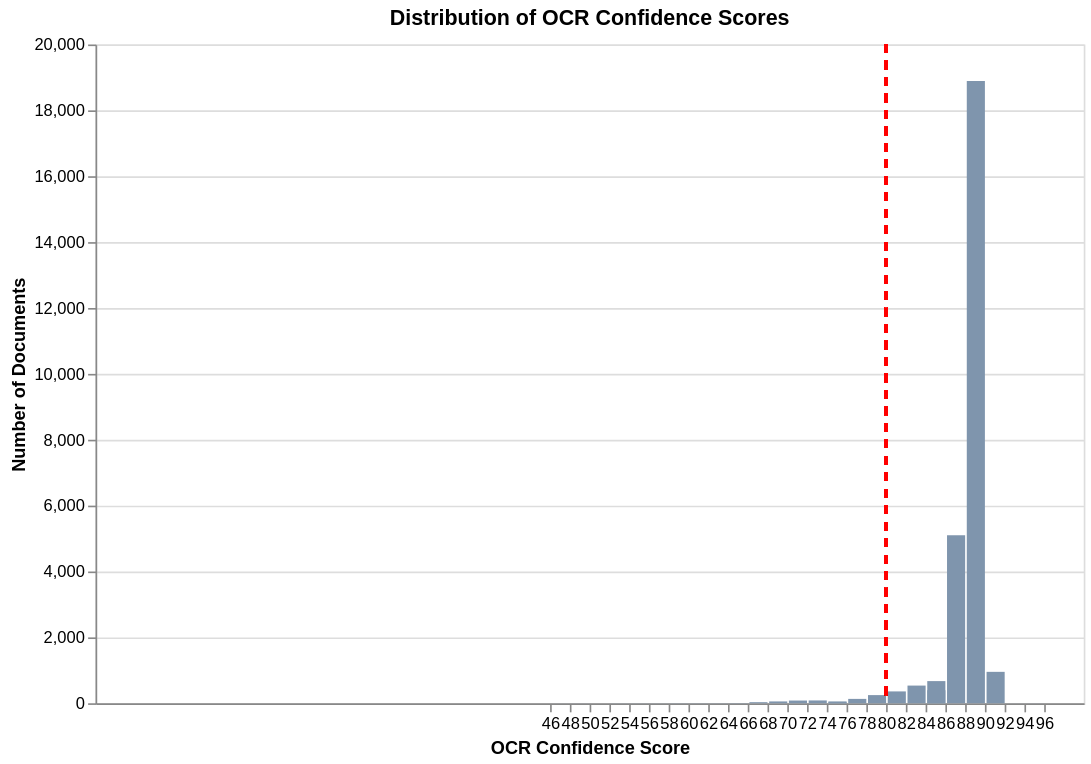

Source (notebook cell):
### Code cell
ocr_histogram = alt.Chart(df).mark_bar().encode(
    x=alt.X('OCR_Confidence:Q', 
            bin=alt.Bin(maxbins=30),
            title='OCR Confidence Score'),
    y=alt.Y('count():Q', 
            title='Number of Documents'),
    color=alt.value("#7f95ad"),
    tooltip=[
        alt.Tooltip('OCR_Confidence:Q', bin=True, title='OCR Confidence Range'),
        alt.Tooltip('count():Q', title='Document Count')
    ]
).properties(
    width=600,
    height=400,
    title='Distribution of OCR Confidence Scores'
)

vertical_line = alt.Chart(df).mark_rule(
    color='red',
    strokeWidth=2,
    strokeDash=[5, 5]
).encode(
    x=alt.X('OCR_Confidence:Q', scale=alt.Scale(domain=[0, 100]))
).transform_calculate(
    OCR_Confidence='80'
)


ocr_histogram_with_line = ocr_histogram + vertical_line
ocr_histogram_with_line

### Figure 1 — Vega specification as saved in the notebook (floating-point values rounded to 4 significant figures; data arrays with more than 128 entries replaced by an {"elided": "..."} marker saying what was removed)
{"$schema": "https://vega.github.io/schema/vega/v5.json", "data": [{"name": "source_0"}, {"name": "data_0", "values": [{"__count": 5097, "bin_maxbins_10_OCR_Confidence": 85.0, "bin_maxbins_10_OCR_Confidence_end": 90.0, "bin_maxbins_30_OCR_Confidence": 86.0, "bin_maxbins_30_OCR_Confidence_end": 88.0}, {"__count": 18890, "bin_maxbins_10_OCR_Confidence": 85.0, "bin_maxbins_10_OCR_Confidence_end": 90.0, "bin_maxbins_30_OCR_Confidence": 88.0, "bin_maxbins_30_OCR_Confidence_end": 90.0}, {"__count": 954, "bin_maxbins_10_OCR_Confidence": 90.0, "bin_maxbins_10_OCR_Confidence_end": 95.0, "bin_maxbins_30_OCR_Confidence": 90.0, "bin_maxbins_30_OCR_Confidence_end": 92.0}, {"__count": 360, "bin_maxbins_10_OCR_Confidence": 80.0, "bin_maxbins_10_OCR_Confidence_end": 85.0, "bin_maxbins_30_OCR_Confidence": 80.0, "bin_maxbins_30_OCR_Confidence_end": 82.0}, {"__count": 396, "bin_maxbins_10_OCR_Confidence": 80.0, "bin_maxbins_10_OCR_Confidence_end": 85.0, "bin_maxbins_30_OCR_Confidence": 84.0, "bin_maxbins_30_OCR_Confidence_end": 86.0}, {"__count": 673, "bin_maxbins_10_OCR_Confidence": 85.0, "bin_maxbins_10_OCR_Confidence_end": 90.0, "bin_maxbins_30_OCR_Confidence": 84.0, "bin_maxbins_30_OCR_Confidence_end": 86.0}, {"__count": 537, "bin_maxbins_10_OCR_Confidence": 80.0, "bin_maxbins_10_OCR_Confidence_end": 85.0, "bin_maxbins_30_OCR_Confidence": 82.0, "bin_maxbins_30_OCR_Confidence_end": 84.0}, {"__count": 248, "bin_maxbins_10_OCR_Confidence": 75.0, "bin_maxbins_10_OCR_Confidence_end": 80.0, "bin_maxbins_30_OCR_Confidence": 78.0, "bin_maxbins_30_OCR_Confidence_end": 80.0}, {"__count": 133, "bin_maxbins_10_OCR_Confidence": 75.0, "bin_maxbins_10_OCR_Confidence_end": 80.0, "bin_maxbins_30_OCR_Confidence": 76.0, "bin_maxbins_30_OCR_Confidence_end": 78.0}, {"__count": 53, "bin_maxbins_10_OCR_Confidence": 75.0, "bin_maxbins_10_OCR_Confidence_end": 80.0, "bin_maxbins_30_OCR_Confidence": 74.0, "bin_maxbins_30_OCR_Confidence_end": 76.0}, {"__count": 86, "bin_maxbins_10_OCR_Confidence": 70.0, "bin_maxbins_10_OCR_Confidence_end": 75.0, "bin_maxbins_30_OCR_Confidence": 72.0, "bin_maxbins_30_OCR_Confidence_end": 74.0}, {"__count": 83, "bin_maxbins_10_OCR_Confidence": 70.0, "bin_maxbins_10_OCR_Confidence_end": 75.0, "bin_maxbins_30_OCR_Confidence": 70.0, "bin_maxbins_30_OCR_Confidence_end": 72.0}, {"__count": 56, "bin_maxbins_10_OCR_Confidence": 65.0, "bin_maxbins_10_OCR_Confidence_end": 70.0, "bin_maxbins_30_OCR_Confidence": 68.0, "bin_maxbins_30_OCR_Confidence_end": 70.0}, {"__count": 45, "bin_maxbins_10_OCR_Confidence": 70.0, "bin_maxbins_10_OCR_Confidence_end": 75.0, "bin_maxbins_30_OCR_Confidence": 74.0, "bin_maxbins_30_OCR_Confidence_end": 76.0}, {"__count": 3, "bin_maxbins_10_OCR_Confidence": 55.0, "bin_maxbins_10_OCR_Confidence_end": 60.0, "bin_maxbins_30_OCR_Confidence": 56.0, "bin_maxbins_30_OCR_Confidence_end": 58.0}, {"__count": 33, "bin_maxbins_10_OCR_Confidence": 65.0, "bin_maxbins_10_OCR_Confidence_end": 70.0, "bin_maxbins_30_OCR_Confidence": 66.0, "bin_maxbins_30_OCR_Confidence_end": 68.0}, {"__count": 1, "bin_maxbins_10_OCR_Confidence": 90.0, "bin_maxbins_10_OCR_Confidence_end": 95.0, "bin_maxbins_30_OCR_Confidence": 92.0, "bin_maxbins_30_OCR_Confidence_end": 94.0}, {"__count": 5, "bin_maxbins_10_OCR_Confidence": 60.0, "bin_maxbins_10_OCR_Confidence_end": 65.0, "bin_maxbins_30_OCR_Confidence": 62.0, "bin_maxbins_30_OCR_Confidence_end": 64.0}, {"__count": 7, "bin_maxbins_10_OCR_Confidence": 65.0, "bin_maxbins_10_OCR_Confidence_end": 70.0, "bin_maxbins_30_OCR_Confidence": 64.0, "bin_maxbins_30_OCR_Confidence_end": 66.0}, {"__count": 1, "bin_maxbins_10_OCR_Confidence": 60.0, "bin_maxbins_10_OCR_Confidence_end": 65.0, "bin_maxbins_30_OCR_Confidence": 64.0, "bin_maxbins_30_OCR_Confidence_end": 66.0}, {"__count": 5, "bin_maxbins_10_OCR_Confidence": 55.0, "bin_maxbins_10_OCR_Confidence_end": 60.0, "bin_maxbins_30_OCR_Confidence": 58.0, "bin_maxbins_30_OCR_Confidence_end": 60.0}, {"__count": 5, "bin_maxbins_10_OCR_Confidence": 60.0, "bin_maxbins_10_OCR_Confidence_end": 65.0, "bin_maxbins_30_OCR_Confidence": 60.0, "bin_maxbins_30_OCR_Confidence_end": 62.0}, {"__count": 2, "bin_maxbins_10_OCR_Confidence": 90.0, "bin_maxbins_10_OCR_Confidence_end": 95.0, "bin_maxbins_30_OCR_Confidence": 94.0, "bin_maxbins_30_OCR_Confidence_end": 96.0}, {"__count": 2, "bin_maxbins_10_OCR_Confidence": 45.0, "bin_maxbins_10_OCR_Confidence_end": 50.0, "bin_maxbins_30_OCR_Confidence": 48.0, "bin_maxbins_30_OCR_Confidence_end": 50.0}, {"__count": 3, "bin_maxbins_10_OCR_Confidence": 55.0, "bin_maxbins_10_OCR_Confidence_end": 60.0, "bin_maxbins_30_OCR_Confidence": 54.0, "bin_maxbins_30_OCR_Confidence_end": 56.0}, {"__count": 1, "bin_maxbins_10_OCR_Confidence": 45.0, "bin_maxbins_10_OCR_Confidence_end": 50.0, "bin_maxbins_30_OCR_Confidence": 46.0, "bin_maxbins_30_OCR_Confidence_end": 48.0}, {"__count": 3, "bin_maxbins_10_OCR_Confidence": 50.0, "bin_maxbins_10_OCR_Confidence_end": 55.0, "bin_maxbins_30_OCR_Confidence": 52.0, "bin_maxbins_30_OCR_Confidence_end": 54.0}]}, {"name": "data_1", "values": {"elided": "27682 records"}}, {"name": "data_0_y_domain___count", "values": [{"min": 1, "max": 18890}]}], "signals": [{"name": "layer_0_bin_maxbins_30_OCR_Confidence_bins", "value": {"fields": ["OCR_Confidence"], "fname": "bin_OCR_Confidence", "start": 46.0, "step": 2.0, "stop": 96.0}}], "marks": [{"type": "rect", "name": "layer_0_marks", "from": {"data": "data_0"}, "encode": {"update": {"y2": {"value": 0, "scale": "y"}, "y": {"field": "__count", "scale": "y"}, "x2": {"field": "bin_maxbins_30_OCR_Confidence", "scale": "x", "offset": {"signal": "0.5 + (abs(scale(\"x\", datum[\"bin_maxbins_30_OCR_Confidence_end\"]) - scale(\"x\", datum[\"bin_maxbins_30_OCR_Confidence\"])) < 0.25 ? -0.5 * (0.25 - (abs(scale(\"x\", datum[\"bin_maxbins_30_OCR_Confidence_end\"]) - scale(\"x\", datum[\"bin_maxbins_30_OCR_Confidence\"])))) : 0.5)"}}, "fill": {"value": "#7f95ad"}, "tooltip": {"signal": "{\"OCR Confidence Range\": !isValid(datum[\"bin_maxbins_10_OCR_Confidence\"]) || !isFinite(+datum[\"bin_maxbins_10_OCR_Confidence\"]) ? \"null\" : format(datum[\"bin_maxbins_10_OCR_Confidence\"], \"\") + \" – \" + format(datum[\"bin_maxbins_10_OCR_Confidence_end\"], \"\"), \"Document Count\": format(datum[\"__count\"], \"\")}"}, "x": {"field": "bin_maxbins_30_OCR_Confidence_end", "scale": "x", "offset": {"signal": "0.5 + (abs(scale(\"x\", datum[\"bin_maxbins_30_OCR_Confidence_end\"]) - scale(\"x\", datum[\"bin_maxbins_30_OCR_Confidence\"])) < 0.25 ? 0.5 * (0.25 - (abs(scale(\"x\", datum[\"bin_maxbins_30_OCR_Confidence_end\"]) - scale(\"x\", datum[\"bin_maxbins_30_OCR_Confidence\"])))) : -0.5)"}}}}, "style": ["bar"]}, {"type": "rule", "name": "layer_1_marks", "from": {"data": "data_1"}, "encode": {"update": {"stroke": {"value": "red"}, "strokeDash": {"value": [5, 5]}, "x": {"field": "OCR_Confidence", "scale": "x"}, "y": {"value": 0}, "strokeWidth": {"value": 2}, "y2": {"field": {"signal": null, "datum": null, "group": "height", "parent": null}}}}, "style": ["rule"]}], "scales": [{"name": "x", "type": "linear", "domain": [0, 100], "range": [0, {"signal": "width"}], "bins": {"signal": "layer_0_bin_maxbins_30_OCR_Confidence_bins"}, "zero": false}, {"name": "y", "type": "linear", "domain": [{"signal": "(data(\"data_0_y_domain___count\")[0] || {}).min"}, {"signal": "(data(\"data_0_y_domain___count\")[0] || {}).max"}], "range": [{"signal": "height"}, 0], "nice": true, "zero": true}], "axes": [{"scale": "y", "orient": "left", "gridScale": "x", "ticks": false, "grid": true, "domain": false, "labels": false, "zindex": 0, "tickCount": {"signal": "ceil(height/40)"}, "maxExtent": 0, "minExtent": 0, "aria": false}, {"scale": "x", "title": "OCR Confidence Score", "orient": "bottom", "labelFlush": true, "zindex": 0, "labelOverlap": true, "tickCount": {"signal": "ceil(width/10)"}, "grid": false}, {"scale": "y", "tickCount": {"signal": "ceil(height/40)"}, "orient": "left", "zindex": 0, "title": "Number of Documents", "labelOverlap": true, "grid": false}], "title": {"text": "Distribution of OCR Confidence Scores", "frame": "group"}, "background": "white", "padding": 5, "height": 400, "width": 600, "style": "cell"}
